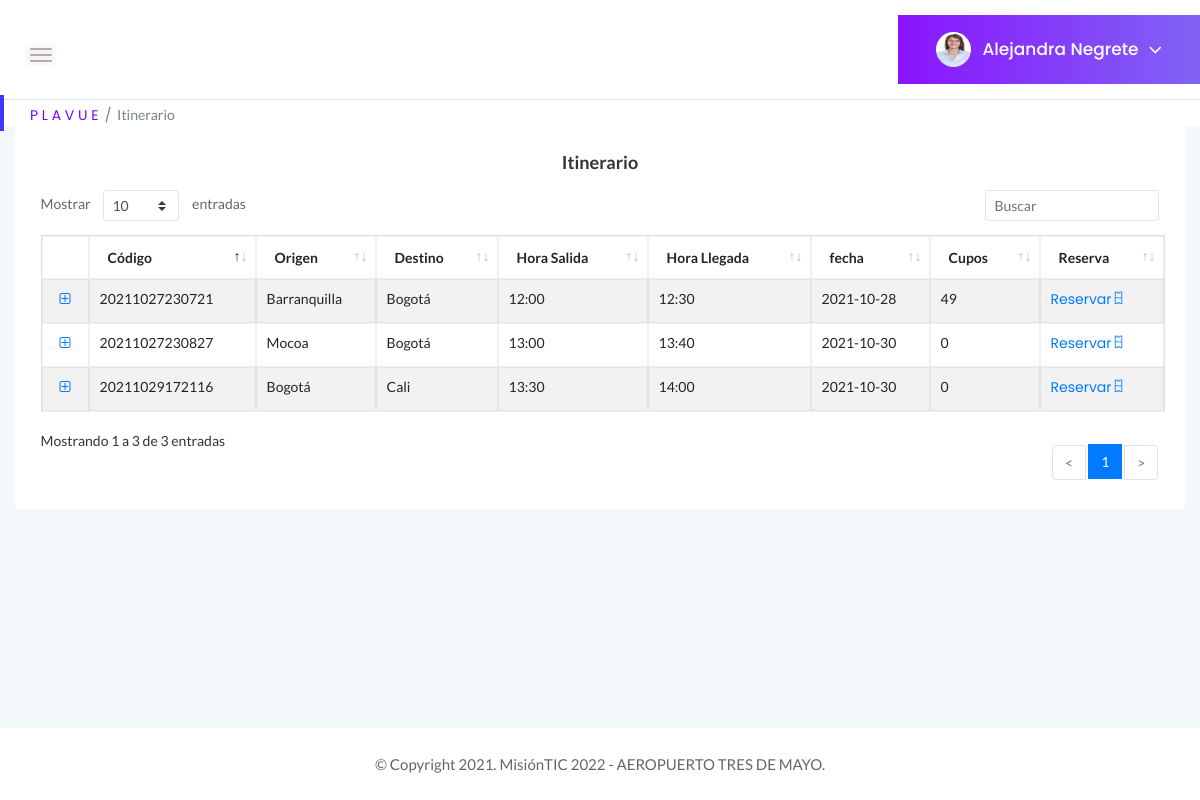
The page /itinerario (signed in) on the database its author committed.
### tables this page shows
CREATE TABLE Usuarios (Id_usuario BIGINT PRIMARY KEY, Documento BIGINT UNIQUE, tipoDocumento INTEGER REFERENCES tipo_documento (id_documento) ON DELETE RESTRICT ON UPDATE RESTRICT MATCH SIMPLE, contraseña VARCHAR NOT NULL, tipoPerfil INTEGER REFERENCES Perfil (Id_perfil) ON DELETE RESTRICT ON UPDATE RESTRICT, estadoUsuario INTEGER REFERENCES Estado (Id_estado) ON DELETE RESTRICT ON UPDATE RESTRICT, Nombre VARCHAR (100) NOT NULL, correo VARCHAR (100) UNIQUE NOT NULL, fechaNacimiento DATE, sexo INTEGER REFERENCES Genero (Id_genero) ON DELETE RESTRICT ON UPDATE RESTRICT, Celular BIGINT, nacionalidad INTEGER REFERENCES Nacionalidad (Id_pais) ON DELETE RESTRICT ON UPDATE RESTRICT, nombreContacto VARCHAR (100), numeroContacto BIGINT, foto VARCHAR (5000));

CREATE TABLE Vuelos (Id_vuelo INTEGER PRIMARY KEY UNIQUE, placa VARCHAR (20), aereolinea STRING, origen INTEGER REFERENCES Ciudades (Id_ciudad) ON DELETE RESTRICT ON UPDATE RESTRICT, destino INTEGER REFERENCES Ciudades (Id_ciudad) ON DELETE RESTRICT ON UPDATE RESTRICT, horaSalida TIME, horaLlegada TIME, fecha DATE, estado STRING, capacidad INT, reservas INT, cupos INT, precio INT, piloto VARCHAR (100));

CREATE TABLE Ciudades (Id_ciudad INTEGER PRIMARY KEY, Ciudad VARCHAR (30));

### app.py (the view)
@app.route("/itinerario", methods=["GET", "POST"])
def itinerario_usuario():
    if "usuario" in session:
        if request.method =="GET":
            try:
                with sqlite3.connect("Plavue.db") as con:
                    con.row_factory = sqlite3.Row
                    cur = con.cursor()
                    cur.execute("SELECT * FROM Usuarios WHERE correo = ?", [session["usuario"]])
                    query = cur.fetchone()
                with sqlite3.connect("Plavue.db") as con:
                    con.row_factory = sqlite3.Row
                    cur = con.cursor()
                    cur.execute("SELECT * FROM Vuelos")
                    row = cur.fetchall()
                with sqlite3.connect("Plavue.db") as con4:
                    con4.row_factory = sqlite3.Row
                    cur = con4.cursor()
                    cur.execute("SELECT * FROM Ciudades")
                    query4 = cur.fetchall()
                    return render_template("itinerario-usuarioFinal.html", perfil = query, row = row, ciudad = query4)
            except Error as er:
                print('SQLite error: %s' % (' '.join(er.args)))
                print('SQLite traceback: ')
            return render_template('itinerariousuario.html')
    return render_template ("Login.html")

### templates/itinerario-usuarioFinal.html (shortened to what this page needs)
<!doctype html>
<html class="no-js" lang="en">
<head>
    <link rel="stylesheet" href="{{ url_for('static', filename='css/bootstrap.min.css') }}">
    <link rel="stylesheet" href="{{ url_for('static', filename='css/font-awesome.min.css')}}">
    <link rel="stylesheet" href="{{ url_for('static', filename='css/themify-icons.css')}}">
    <link rel="stylesheet" href="{{ url_for('static', filename='css/metisMenu.css')}}">
    <link rel="stylesheet" href="{{ url_for('static', filename='css/owl.carousel.min.css')}}">
    <link rel="stylesheet" href="{{ url_for('static', filename='css/slicknav.min.css')}}">
    <link rel="stylesheet" href="https://www.amcharts.com/lib/3/plugins/export/export.css" type="text/css" media="all" />
    <link rel="stylesheet" type="text/css" href="{{ url_for('static', filename='css/tables/jquery.dataTables.css')}}">
    <link rel="stylesheet" type="text/css" href="{{ url_for('static', filename='css/tables/dataTables.bootstrap4.min.css')}}">
    <link rel="stylesheet" type="text/css" href="{{ url_for('static', filename='css/tables/responsive.bootstrap.min.css')}}">
    <link rel="stylesheet" type="text/css" href="{{ url_for('static', filename='css/tables/responsive.jqueryui.min.css')}}">
    <link rel="stylesheet" href="{{ url_for('static', filename='css/typography.css')}}">
    <link rel="stylesheet" href="{{ url_for('static', filename='css/default-css.css')}}">
    <link rel="stylesheet" href="{{ url_for('static', filename='css/styles.css')}}">
    <link rel="stylesheet" href="{{ url_for('static', filename='css/responsive.css')}}">
    <link rel="stylesheet" href="{{ url_for('static', filename='js/vendor/select2.css')}}">
</head>
<body>
    <div class="page-container">
        <div class="main-content">
            <div class="header-area">
                <div class="row align-items-center">
                    <div class="col-md-6 col-sm-8 clearfix">
                        <div class="nav-btn pull-left">
                            <span></span>
                            <span></span>
                            <span></span>
                        </div>
                    </div>
                    <div class="col-sm-6 clearfix">
                        <div class="user-profile pull-right">
                            {% if perfil[14] == None%}
                                <img class="avatar user-thumb" src="uploads/usuario.jpg" alt="avatar">
                            {% else %}
                                <img class="avatar user-thumb" src="uploads/{{perfil[14]}}" alt="avatar">
                            {% endif %}
                            <h4 class="user-name dropdown-toggle" data-toggle="dropdown">{{perfil[6]}}<i class="fa fa-angle-down"></i></h4>
                        </div>
                    </div>
                </div>
            </div>
            <div class="page-title-area">
                <div class="row align-items-center">
                    <div class="col-sm-12">
                        <div class="breadcrumbs-area clearfix">
                            <ul class="breadcrumbs pull-left">
                                <li><a href="../perfilusuario">P L A V U E</a></li>
                                <li><span>Itinerario</span></li>
                            </ul>
                        </div>
                    </div>
                </div>
            </div>
            <div class="main-content-inner">
                <div class="row">
                    <div class="col-12 mt-8">
                        <div class="card">
                            <div class="card-body">
                                <h4 class="header-title" align="center" >Itinerario</h4>
                                    <div class="panel-body">
                                        <table class="table table-bordered table-striped mb-none" id="datatable-itinerario">
                                            <thead>
                                                <tr>
                                                    <th>Código</th>
                                                    <th>Origen</th>
                                                    <th>Destino</th>
                                                    <th>Hora Salida</th>
                                                    <th>Hora Llegada</th>
                                                    <th>fecha</th>
                                                    <th>Cupos</th>
                                                    <th>Reserva</th>
                                                </tr>
                                            </thead>
                                            <tbody>
                                                {% for r in row %}
                                                    <tr>
                                                        <td> {{ r ["Id_vuelo"] }} </td>
                                                        <td>
                                                            {% for c in ciudad %}
                                                                {% if r["origen"] == c["Id_ciudad"] %}
                                                                    <span>{{c["Ciudad"]}}</span>
                                                                {% endif %}
                                                            {% endfor %}
                                                        </td>
                                                        <td>
                                                            {% for c in ciudad %}
                                                                {% if r["destino"] == c["Id_ciudad"] %}
                                                                    <span>{{c["Ciudad"]}}</span>
                                                                {% endif %}
                                                            {% endfor %}
                                                        </td>
                                                        <td> {{ r ["horaSalida"] }}  </td>
                                                        <td> {{ r ["horaLlegada"] }}  </td>
                                                        <td> {{ r ["fecha"] }}  </td>
                                                        <td> {{ r ["cupos"] }}  </td>
                                                        <td>
                                                            <a href="../reservausuario/{{r['Id_vuelo']}}">Reservar<i class="ti-ticket"></i></a>
                                                        </td>
                                                    </tr>
                                                {% endfor %}
                                            </tbody>
                                        </table>
                                    </div>
                            </div>
                        </div>
                    </div>
                </div>
            </div>
        </div>
        <footer>
            <div class="footer-area">
                <p>© Copyright 2021. MisiónTIC 2022 - AEROPUERTO TRES DE MAYO.</p>
            </div>
        </footer>
    </div>
</body>
</html>

### rows shown on the page
Usuarios: foto (picture), Nombre "Alejandra Negrete"
Vuelos: Id_vuelo "20211027230721", horaSalida "12:00", horaLlegada "12:30", fecha "2021-10-28", cupos "49"
Ciudades: Ciudad "Barranquilla"
Ciudades: Ciudad "Bogotá"
Vuelos: Id_vuelo "20211027230827", horaSalida "13:00", horaLlegada "13:40", fecha "2021-10-30", cupos "0"
Ciudades: Ciudad "Mocoa"
Vuelos: Id_vuelo "20211029172116", horaSalida "13:30", horaLlegada "14:00", fecha "2021-10-30", cupos "0"
Ciudades: Ciudad "Cali"
